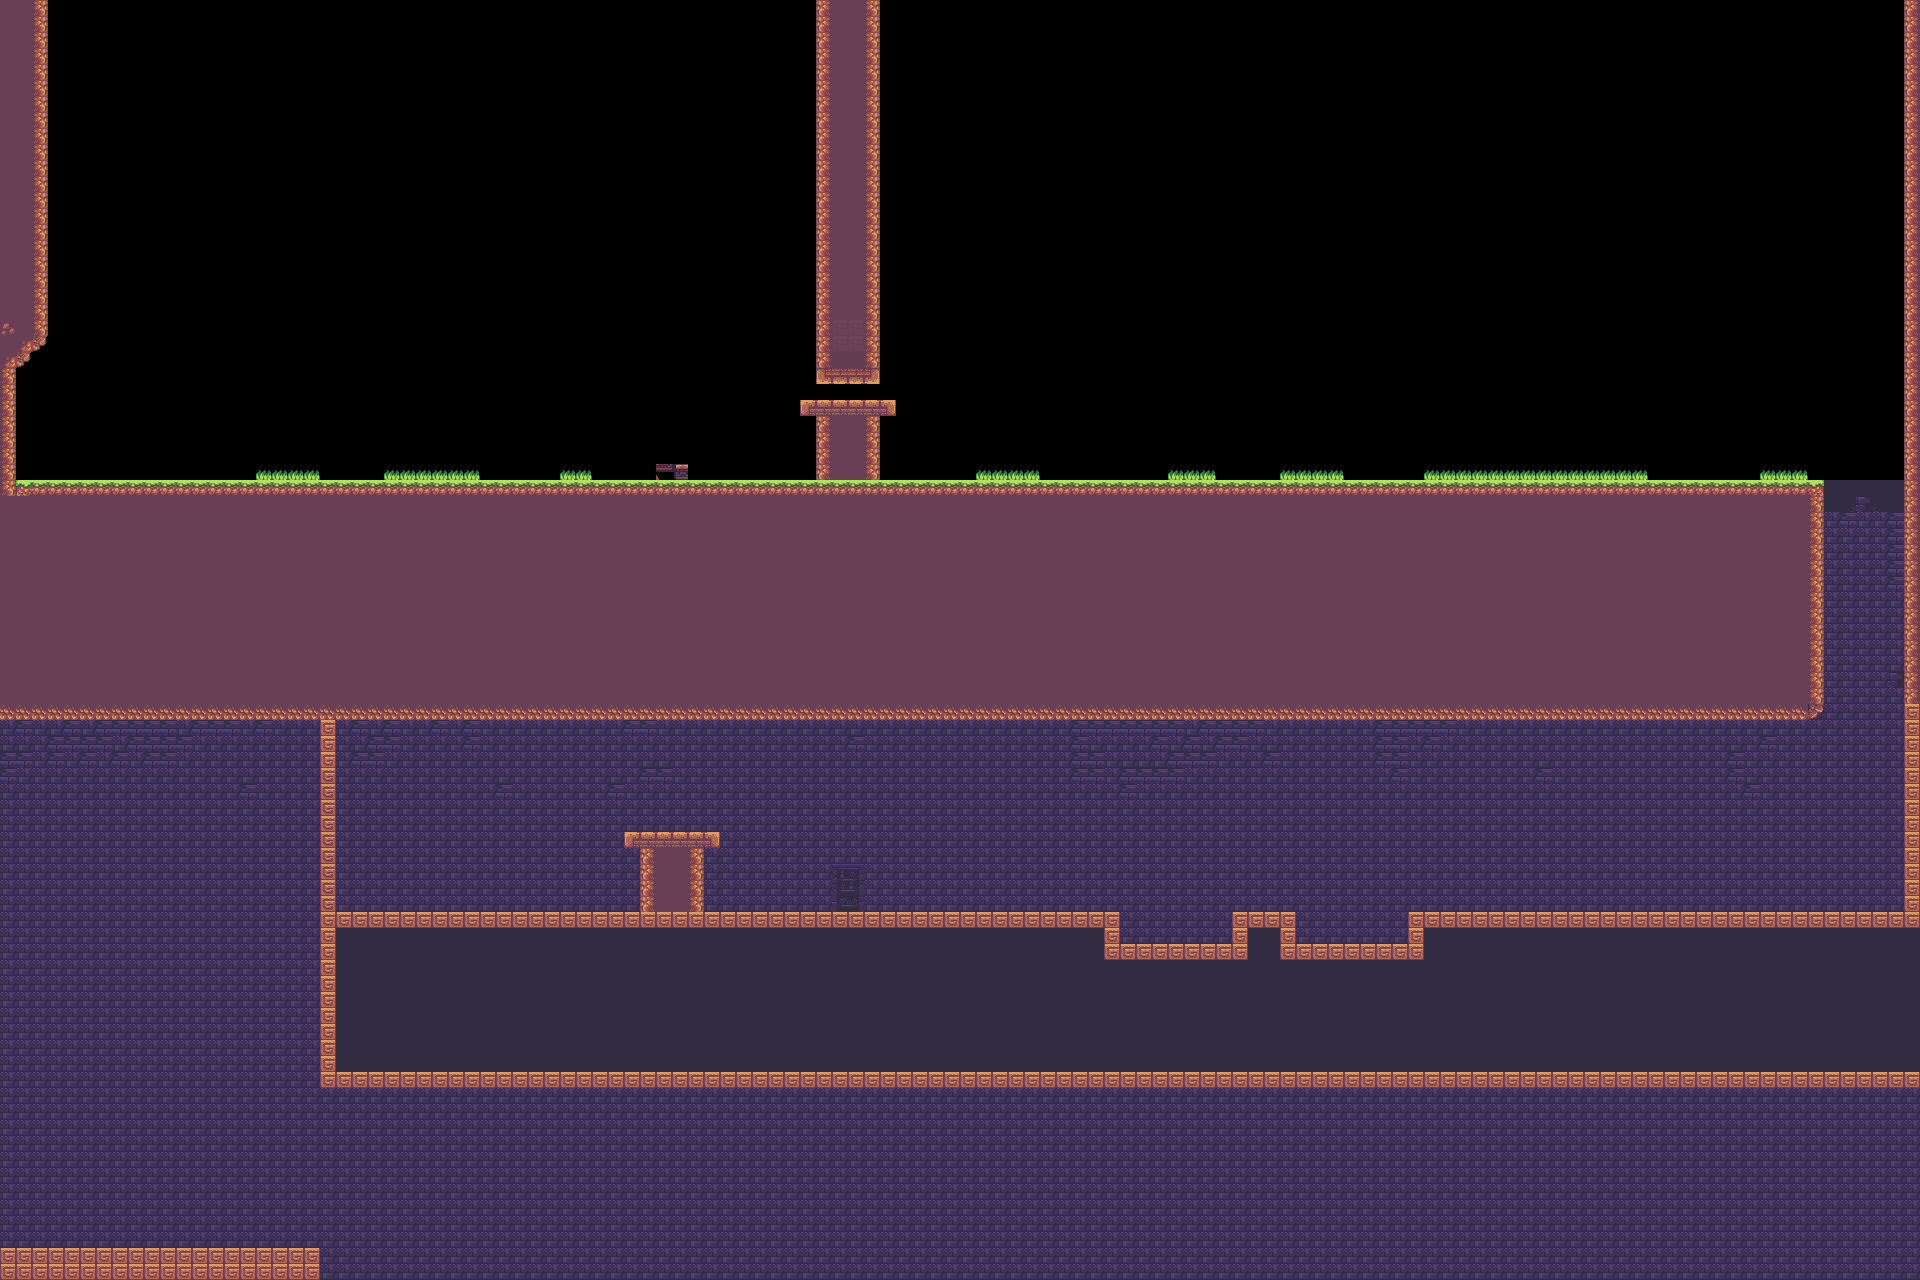

Rendered tile map (Tiled .tmx) drawn with the repository's tilesets; below, a short description and the map source with its tile grids summarised:
An orthogonal 120x80 tile map with 16x16 px tiles, 4 tile layers (BackgroundDecorator, Collision, HiddenCollision, ForegroundDecorator), 3 tilesets and 161 objects (144x Gem, 7x TutorialText, 4x ExtraLife, 3x FrogEnemy, Spawn Point, ...).

<map version="1.2" tiledversion="1.2.4" orientation="orthogonal" renderorder="right-down" width="120" height="80" tilewidth="16" tileheight="16" infinite="0" nextlayerid="30" nextobjectid="504">
 <tileset firstgid="1" name="props" tilewidth="16" tileheight="16" tilecount="364" columns="26">
  <image source="../tilesets/environment/props.png" width="416" height="224" />
  <tile id="317">
   <properties>
    <property name="collides" type="bool" value="true" />
   </properties>
  </tile>
  <tile id="321">
   <properties>
    <property name="collide_dmg" type="bool" value="true" />
   </properties>
  </tile>
 </tileset>
 <tileset firstgid="365" name="widgets" tilewidth="16" tileheight="16" tilecount="8" columns="8">
  <image source="../tilesets/widgets/widgets.png" width="128" height="16" />
  <tile id="0">
   <properties>
    <property name="widget" type="bool" value="true" />
   </properties>
  </tile>
  <tile id="1">
   <properties>
    <property name="collides" type="bool" value="true" />
    <property name="widget" type="bool" value="true" />
   </properties>
  </tile>
  <tile id="2">
   <properties>
    <property name="widget" type="bool" value="true" />
   </properties>
  </tile>
  <tile id="4">
   <properties>
    <property name="widget" type="bool" value="true" />
   </properties>
  </tile>
  <tile id="5">
   <properties>
    <property name="widget" type="bool" value="true" />
   </properties>
  </tile>
  <tile id="6">
   <properties>
    <property name="widget" type="bool" value="true" />
   </properties>
  </tile>
  <tile id="7">
   <properties>
    <property name="widget" type="bool" value="true" />
   </properties>
  </tile>
 </tileset>
 <tileset firstgid="373" name="tileset" tilewidth="16" tileheight="16" tilecount="585" columns="15">
  <image source="../tilesets/environment/tileset-extruded.png" width="240" height="624" />
  <tile id="16">
   <properties>
    <property name="collides" type="bool" value="true" />
   </properties>
  </tile>
  <tile id="18">
   <properties>
    <property name="collides" type="bool" value="true" />
   </properties>
  </tile>
  <tile id="20">
   <properties>
    <property name="collides" type="bool" value="true" />
   </properties>
  </tile>
  <tile id="22">
   <properties>
    <property name="collides" type="bool" value="true" />
   </properties>
  </tile>
  <tile id="24">
   <properties>
    <property name="collide_top_only" type="bool" value="true" />
    <property name="collides" type="bool" value="true" />
   </properties>
  </tile>
  <tile id="26">
   <properties>
    <property name="collide_top_only" type="bool" value="true" />
    <property name="collides" type="bool" value="true" />
   </properties>
  </tile>
  <tile id="28">
   <properties>
    <property name="collides" type="bool" value="true" />
   </properties>
  </tile>
  <tile id="110">
   <properties>
    <property name="collides" type="bool" value="true" />
   </properties>
  </tile>
  <tile id="114">
   <properties>
    <property name="collides" type="bool" value="true" />
   </properties>
  </tile>
  <tile id="116">
   <properties>
    <property name="collides" type="bool" value="true" />
   </properties>
  </tile>
  <tile id="118">
   <properties>
    <property name="collide_top_only" type="bool" value="true" />
    <property name="collides" type="bool" value="true" />
   </properties>
  </tile>
  <tile id="136">
   <properties>
    <property name="collide_top_only" type="bool" value="true" />
    <property name="collides" type="bool" value="true" />
   </properties>
  </tile>
  <tile id="138">
   <properties>
    <property name="collides" type="bool" value="true" />
   </properties>
  </tile>
  <tile id="148">
   <properties>
    <property name="collides" type="bool" value="true" />
   </properties>
  </tile>
  <tile id="166">
   <properties>
    <property name="collides" type="bool" value="true" />
   </properties>
  </tile>
  <tile id="168">
   <properties>
    <property name="collides" type="bool" value="true" />
   </properties>
  </tile>
  <tile id="170">
   <properties>
    <property name="collides" type="bool" value="true" />
   </properties>
  </tile>
  <tile id="172">
   <properties>
    <property name="collide_top_only" type="bool" value="true" />
    <property name="collides" type="bool" value="true" />
   </properties>
  </tile>
  <tile id="174">
   <properties>
    <property name="collide_top_only" type="bool" value="true" />
    <property name="collides" type="bool" value="true" />
   </properties>
  </tile>
  <tile id="228">
   <properties>
    <property name="collides" type="bool" value="true" />
   </properties>
  </tile>
  <tile id="230">
   <properties>
    <property name="collides" type="bool" value="true" />
   </properties>
  </tile>
  <tile id="232">
   <properties>
    <property name="collides" type="bool" value="true" />
   </properties>
  </tile>
  <tile id="268">
   <properties>
    <property name="collides" type="bool" value="true" />
   </properties>
  </tile>
  <tile id="290">
   <properties>
    <property name="collides" type="bool" value="true" />
   </properties>
  </tile>
  <tile id="292">
   <properties>
    <property name="collides" type="bool" value="true" />
   </properties>
  </tile>
  <tile id="294">
   <properties>
    <property name="collides" type="bool" value="true" />
   </properties>
  </tile>
  <tile id="326">
   <properties>
    <property name="collides" type="bool" value="false" />
   </properties>
  </tile>
  <tile id="328">
   <properties>
    <property name="collides" type="bool" value="false" />
   </properties>
  </tile>
  <tile id="346">
   <properties>
    <property name="collides" type="bool" value="true" />
   </properties>
  </tile>
  <tile id="476">
   <properties>
    <property name="collides" type="bool" value="true" />
   </properties>
  </tile>
  <tile id="560">
   <properties>
    <property name="collides" type="bool" value="true" />
   </properties>
  </tile>
 </tileset>
 <layer id="26" name="BackgroundDecorator" width="120" height="80">
  <data>[9600 cells, 6149 non-empty, 116 distinct tile ids]</data>
 </layer>
 <layer id="27" name="Collision" width="120" height="80">
  <data>[9600 cells, 905 non-empty, 21 distinct tile ids]</data>
 </layer>
 <layer id="28" name="HiddenCollision" width="120" height="80" locked="1" opacity="0">
  <data>[9600 cells, 77 non-empty, 2 distinct tile ids]</data>
 </layer>
 <layer id="29" name="ForegroundDecorator" width="120" height="80" locked="1" opacity="0.95">
  <data>[9600 cells, 83 non-empty, 14 distinct tile ids]</data>
 </layer>
 <objectgroup id="5" name="Objects" locked="1">
  <object id="1" name="Spawn Point" x="70" y="406">
   <point />
  </object>
  <object id="209" name="TutorialText" x="528" y="592" width="508.667" height="40.6667">
   <text wrap="1" color="#ffffff" halign="center">Control Kit by press WASD or the directional arrows.  Pressing W/Up makes Kit jump while press S/Down makes him crouch.</text>
  </object>
  <object id="229" name="TutorialText" x="32" y="592" width="418.667" height="69.6667">
   <text wrap="1" color="#ffffff" halign="center">Welcome to Critter Quest!
  Your character's name is Kit.  Try moving through this level before the time runs out!</text>
  </object>
  <object id="231" name="Gem" x="1280" y="352" width="16" height="16" />
  <object id="233" name="Gem" x="1280" y="368" width="16" height="16" />
  <object id="234" name="Gem" x="1280" y="384" width="16" height="16" />
  <object id="235" name="Gem" x="1280" y="400" width="16" height="16" />
  <object id="236" name="Gem" x="1280" y="416" width="16" height="16" />
  <object id="237" name="Gem" x="1296" y="352" width="16" height="16" />
  <object id="241" name="Gem" x="1296" y="416" width="16" height="16" />
  <object id="242" name="Gem" x="1312" y="352" width="16" height="16" />
  </objectgroup>
</map>
<!-- 150 of 161 objects omitted -->